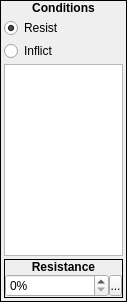
              <widget class="QFrame" name="frame_153">
               <property name="sizePolicy">
                <sizepolicy hsizetype="Preferred" vsizetype="Fixed">
                 <horstretch>0</horstretch>
                 <verstretch>0</verstretch>
                </sizepolicy>
               </property>
               <property name="minimumSize">
                <size>
                 <width>127</width>
                 <height>0</height>
                </size>
               </property>
               <property name="maximumSize">
                <size>
                 <width>127</width>
                 <height>16777215</height>
                </size>
               </property>
               <property name="focusPolicy">
                <enum>Qt::ClickFocus</enum>
               </property>
               <property name="frameShape">
                <enum>QFrame::Box</enum>
               </property>
               <property name="frameShadow">
                <enum>QFrame::Plain</enum>
               </property>
               <layout class="QVBoxLayout" name="verticalLayout_274">
                <property name="spacing">
                 <number>0</number>
                </property>
                <property name="margin">
                 <number>0</number>
                </property>
                <item>
                 <widget class="QLabel" name="label_207">
                  <property name="sizePolicy">
                   <sizepolicy hsizetype="Preferred" vsizetype="Fixed">
                    <horstretch>0</horstretch>
                    <verstretch>0</verstretch>
                   </sizepolicy>
                  </property>
                  <property name="font">
                   <font>
                    <weight>75</weight>
                    <bold>true</bold>
                   </font>
                  </property>
                  <property name="focusPolicy">
                   <enum>Qt::ClickFocus</enum>
                  </property>
                  <property name="text">
                   <string>Conditions</string>
                  </property>
                  <property name="alignment">
                   <set>Qt::AlignCenter</set>
                  </property>
                 </widget>
                </item>
                <item>
                 <widget class="QWidget" name="widget_166" native="true">
                  <property name="focusPolicy">
                   <enum>Qt::ClickFocus</enum>
                  </property>
                  <layout class="QVBoxLayout" name="verticalLayout_275">
                   <property name="spacing">
                    <number>3</number>
                   </property>
                   <property name="margin">
                    <number>3</number>
                   </property>
                   <item>
                    <widget class="QRadioButton" name="equipment_rbResistCondition">
                     <property name="focusPolicy">
                      <enum>Qt::ClickFocus</enum>
                     </property>
                     <property name="text">
                      <string>Resist</string>
                     </property>
                     <property name="checked">
                      <bool>true</bool>
                     </property>
                    </widget>
                   </item>
                   <item>
                    <widget class="QRadioButton" name="equipment_rbInflictCondition">
                     <property name="focusPolicy">
                      <enum>Qt::ClickFocus</enum>
                     </property>
                     <property name="text">
                      <string>Inflict</string>
                     </property>
                    </widget>
                   </item>
                   <item>
                    <widget class="QTableWidget" name="equipment_twConditions">
                     <property name="sizePolicy">
                      <sizepolicy hsizetype="Preferred" vsizetype="Fixed">
                       <horstretch>0</horstretch>
                       <verstretch>0</verstretch>
                      </sizepolicy>
                     </property>
                     <property name="minimumSize">
                      <size>
                       <width>0</width>
                       <height>0</height>
                      </size>
                     </property>
                     <property name="maximumSize">
                      <size>
                       <width>16777215</width>
                       <height>16777215</height>
                      </size>
                     </property>
                     <property name="focusPolicy">
                      <enum>Qt::ClickFocus</enum>
                     </property>
                     <property name="verticalScrollBarPolicy">
                      <enum>Qt::ScrollBarAsNeeded</enum>
                     </property>
                     <property name="horizontalScrollBarPolicy">
                      <enum>Qt::ScrollBarAlwaysOff</enum>
                     </property>
                     <property name="editTriggers">
                      <set>QAbstractItemView::NoEditTriggers</set>
                     </property>
                     <property name="tabKeyNavigation">
                      <bool>false</bool>
                     </property>
                     <property name="selectionMode">
                      <enum>QAbstractItemView::NoSelection</enum>
                     </property>
                     <property name="verticalScrollMode">
                      <enum>QAbstractItemView::ScrollPerPixel</enum>
                     </property>
                     <property name="showGrid">
                      <bool>false</bool>
                     </property>
                     <property name="wordWrap">
                      <bool>false</bool>
                     </property>
                     <property name="cornerButtonEnabled">
                      <bool>false</bool>
                     </property>
                     <attribute name="horizontalHeaderVisible">
                      <bool>false</bool>
                     </attribute>
                     <attribute name="horizontalHeaderStretchLastSection">
                      <bool>true</bool>
                     </attribute>
                     <attribute name="verticalHeaderVisible">
                      <bool>false</bool>
                     </attribute>
                     <column>
                      <property name="text">
                       <string>New Column</string>
                      </property>
                     </column>
                    </widget>
                   </item>
                   <item>
                    <widget class="QFrame" name="equipment_frmResistance">
                     <property name="sizePolicy">
                      <sizepolicy hsizetype="Preferred" vsizetype="Fixed">
                       <horstretch>0</horstretch>
                       <verstretch>0</verstretch>
                      </sizepolicy>
                     </property>
                     <property name="focusPolicy">
                      <enum>Qt::ClickFocus</enum>
                     </property>
                     <property name="frameShape">
                      <enum>QFrame::Box</enum>
                     </property>
                     <property name="frameShadow">
                      <enum>QFrame::Plain</enum>
                     </property>
                     <layout class="QVBoxLayout" name="verticalLayout_276">
                      <property name="spacing">
                       <number>0</number>
                      </property>
                      <property name="margin">
                       <number>0</number>
                      </property>
                      <item>
                       <widget class="QLabel" name="equipment_lblResistance">
                        <property name="sizePolicy">
                         <sizepolicy hsizetype="Preferred" vsizetype="Fixed">
                          <horstretch>0</horstretch>
                          <verstretch>0</verstretch>
                         </sizepolicy>
                        </property>
                        <property name="font">
                         <font>
                          <weight>75</weight>
                          <bold>true</bold>
                         </font>
                        </property>
                        <property name="focusPolicy">
                         <enum>Qt::ClickFocus</enum>
                        </property>
                        <property name="text">
                         <string>Resistance</string>
                        </property>
                        <property name="alignment">
                         <set>Qt::AlignCenter</set>
                        </property>
                       </widget>
                      </item>
                      <item>
                       <widget class="QWidget" name="widget_167" native="true">
                        <property name="focusPolicy">
                         <enum>Qt::ClickFocus</enum>
                        </property>
                        <layout class="QHBoxLayout" name="horizontalLayout_131">
                         <property name="spacing">
                          <number>0</number>
                         </property>
                         <property name="margin">
                          <number>0</number>
                         </property>
                         <item>
                          <widget class="QSpinBox" name="equipment_sbResistance">
                           <property name="focusPolicy">
                            <enum>Qt::ClickFocus</enum>
                           </property>
                           <property name="suffix">
                            <string>%</string>
                           </property>
                           <property name="maximum">
                            <number>100</number>
                           </property>
                          </widget>
                         </item>
                         <item>
                          <widget class="SpinBoxSideButton" name="equipment_bResistanceSpinButton">
                           <property name="minimumSize">
                            <size>
                             <width>13</width>
                             <height>21</height>
                            </size>
                           </property>
                           <property name="maximumSize">
                            <size>
                             <width>13</width>
                             <height>21</height>
                            </size>
                           </property>
                           <property name="focusPolicy">
                            <enum>Qt::ClickFocus</enum>
                           </property>
                           <property name="text">
                            <string>...</string>
                           </property>
                           <property name="icon">
                            <iconset resource="gui_icons.qrc">
                             <normaloff>:/icons/spinBoxSideButton.png</normaloff>:/icons/spinBoxSideButton.png</iconset>
                           </property>
                           <property name="iconSize">
                            <size>
                             <width>8</width>
                             <height>16</height>
                            </size>
                           </property>
                          </widget>
                         </item>
                        </layout>
                       </widget>
                      </item>
                     </layout>
                    </widget>
                   </item>
                  </layout>
                 </widget>
                </item>
               </layout>
              </widget>
